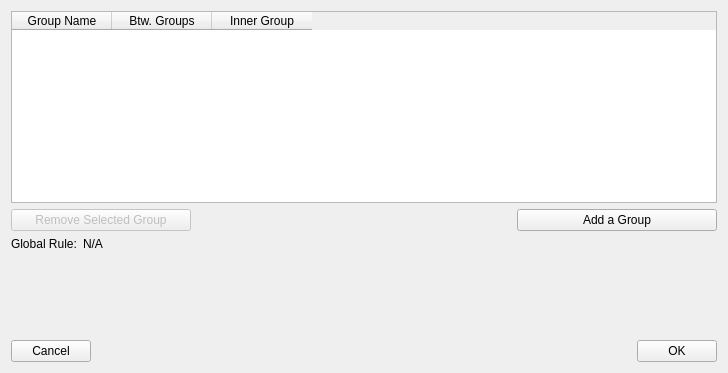
<?xml version="1.0" encoding="UTF-8"?>
<ui version="4.0">
 <class>Dialog</class>
 <widget class="QDialog" name="Dialog">
  <property name="windowModality">
   <enum>Qt::WindowModal</enum>
  </property>
  <property name="geometry">
   <rect>
    <x>0</x>
    <y>0</y>
    <width>728</width>
    <height>373</height>
   </rect>
  </property>
  <property name="windowTitle">
   <string>Dialog</string>
  </property>
  <property name="modal">
   <bool>true</bool>
  </property>
  <layout class="QVBoxLayout" name="verticalLayout">
   <item>
    <widget class="QTableWidget" name="tableWidget">
     <property name="alternatingRowColors">
      <bool>true</bool>
     </property>
     <column>
      <property name="text">
       <string>Group Name</string>
      </property>
     </column>
     <column>
      <property name="text">
       <string>Btw. Groups</string>
      </property>
     </column>
     <column>
      <property name="text">
       <string>Inner Group</string>
      </property>
     </column>
    </widget>
   </item>
   <item>
    <layout class="QHBoxLayout" name="horizontalLayout_3">
     <item>
      <widget class="QPushButton" name="remove_group_button">
       <property name="enabled">
        <bool>false</bool>
       </property>
       <property name="minimumSize">
        <size>
         <width>180</width>
         <height>0</height>
        </size>
       </property>
       <property name="maximumSize">
        <size>
         <width>180</width>
         <height>30</height>
        </size>
       </property>
       <property name="text">
        <string>Remove Selected Group</string>
       </property>
      </widget>
     </item>
     <item>
      <spacer name="horizontalSpacer_3">
       <property name="orientation">
        <enum>Qt::Horizontal</enum>
       </property>
       <property name="sizeHint" stdset="0">
        <size>
         <width>40</width>
         <height>20</height>
        </size>
       </property>
      </spacer>
     </item>
     <item>
      <widget class="QPushButton" name="add_group_button">
       <property name="enabled">
        <bool>true</bool>
       </property>
       <property name="minimumSize">
        <size>
         <width>200</width>
         <height>0</height>
        </size>
       </property>
       <property name="maximumSize">
        <size>
         <width>200</width>
         <height>30</height>
        </size>
       </property>
       <property name="text">
        <string>Add a Group</string>
       </property>
      </widget>
     </item>
    </layout>
   </item>
   <item>
    <layout class="QHBoxLayout" name="horizontalLayout">
     <item>
      <widget class="QLabel" name="label">
       <property name="text">
        <string>Global Rule:</string>
       </property>
      </widget>
     </item>
     <item>
      <widget class="QLabel" name="rule_result">
       <property name="sizePolicy">
        <sizepolicy hsizetype="Expanding" vsizetype="Preferred">
         <horstretch>0</horstretch>
         <verstretch>0</verstretch>
        </sizepolicy>
       </property>
       <property name="text">
        <string>N/A</string>
       </property>
      </widget>
     </item>
    </layout>
   </item>
   <item>
    <spacer name="verticalSpacer">
     <property name="orientation">
      <enum>Qt::Vertical</enum>
     </property>
     <property name="sizeHint" stdset="0">
      <size>
       <width>20</width>
       <height>26</height>
      </size>
     </property>
    </spacer>
   </item>
   <item>
    <layout class="QHBoxLayout" name="horizontalLayout_2">
     <item>
      <widget class="QPushButton" name="cancel">
       <property name="text">
        <string>Cancel</string>
       </property>
      </widget>
     </item>
     <item>
      <spacer name="horizontalSpacer">
       <property name="orientation">
        <enum>Qt::Horizontal</enum>
       </property>
       <property name="sizeHint" stdset="0">
        <size>
         <width>40</width>
         <height>20</height>
        </size>
       </property>
      </spacer>
     </item>
     <item>
      <widget class="QPushButton" name="ok">
       <property name="text">
        <string>OK</string>
       </property>
      </widget>
     </item>
    </layout>
   </item>
  </layout>
 </widget>
 <resources/>
 <connections>
  <connection>
   <sender>cancel</sender>
   <signal>clicked()</signal>
   <receiver>Dialog</receiver>
   <slot>reject()</slot>
   <hints>
    <hint type="sourcelabel">
     <x>51</x>
     <y>300</y>
    </hint>
    <hint type="destinationlabel">
     <x>93</x>
     <y>251</y>
    </hint>
   </hints>
  </connection>
  <connection>
   <sender>ok</sender>
   <signal>clicked()</signal>
   <receiver>Dialog</receiver>
   <slot>accept()</slot>
   <hints>
    <hint type="sourcelabel">
     <x>557</x>
     <y>306</y>
    </hint>
    <hint type="destinationlabel">
     <x>498</x>
     <y>254</y>
    </hint>
   </hints>
  </connection>
  <connection>
   <sender>remove_group_button</sender>
   <signal>clicked()</signal>
   <receiver>Dialog</receiver>
   <slot>remove_group()</slot>
   <hints>
    <hint type="sourcelabel">
     <x>37</x>
     <y>206</y>
    </hint>
    <hint type="destinationlabel">
     <x>127</x>
     <y>205</y>
    </hint>
   </hints>
  </connection>
  <connection>
   <sender>add_group_button</sender>
   <signal>clicked()</signal>
   <receiver>Dialog</receiver>
   <slot>add_group()</slot>
   <hints>
    <hint type="sourcelabel">
     <x>582</x>
     <y>206</y>
    </hint>
    <hint type="destinationlabel">
     <x>507</x>
     <y>200</y>
    </hint>
   </hints>
  </connection>
 </connections>
 <slots>
  <slot>remove_group()</slot>
  <slot>add_group()</slot>
 </slots>
</ui>
